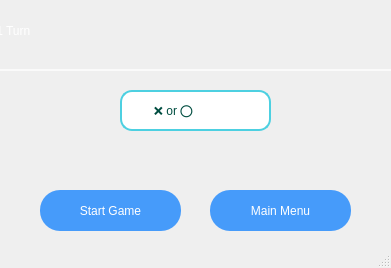
<?xml version="1.0" encoding="UTF-8"?>
<ui version="4.0">
 <class>Turnpage</class>
 <widget class="QMainWindow" name="Turnpage">
  <property name="geometry">
   <rect>
    <x>0</x>
    <y>0</y>
    <width>391</width>
    <height>268</height>
   </rect>
  </property>
  <property name="windowTitle">
   <string>MainWindow</string>
  </property>
  <property name="styleSheet">
   <string notr="true">QMainWindow {
    background: qlineargradient(
        spread: pad,
        x1: 0, y1: 0,
        x2: 1, y2: 1,
        stop: 0 rgba(0, 34, 133, 180),
        stop: 1 rgba(255, 255, 255, 80)
    );
}
</string>
  </property>
  <widget class="QWidget" name="centralwidget">
   <widget class="QGroupBox" name="groupBox_p">
    <property name="geometry">
     <rect>
      <x>10</x>
      <y>140</y>
      <width>201</width>
      <height>111</height>
     </rect>
    </property>
    <property name="styleSheet">
     <string notr="true">QGroupBox {
    border: none;
}
</string>
    </property>
    <property name="title">
     <string/>
    </property>
    <property name="flat">
     <bool>false</bool>
    </property>
    <property name="checkable">
     <bool>false</bool>
    </property>
    <property name="checked">
     <bool>false</bool>
    </property>
    <widget class="QPushButton" name="start_game">
     <property name="geometry">
      <rect>
       <x>30</x>
       <y>50</y>
       <width>141</width>
       <height>41</height>
      </rect>
     </property>
     <property name="styleSheet">
      <string notr="true">QPushButton {
    border: none;
    color: white;
    background-color: rgba(0, 120, 255, 180); /* أزرق شفاف */
    font: bold 11pt &quot;Arial&quot;;
    border-radius: 20px;
    padding: 8px;
}

QPushButton:hover {
    background-color: rgba(30, 144, 255, 220); /* أزرق أفتح عند المرور */
    font: bold 12pt &quot;Arial&quot;;
}

QPushButton:pressed {
    background-color: rgba(0, 80, 180, 255); /* أزرق داكن عند الضغط */
    font: bold 12pt &quot;Arial&quot;;
}

QPushButton:disabled {
    background-color: rgba(150, 150, 150, 100); /* رمادي فاتح شفاف */
    color: rgba(255, 255, 255, 180); /* أبيض باهت */
    font: bold 11pt &quot;Arial&quot;;
}
</string>
     </property>
     <property name="text">
      <string>Start Game</string>
     </property>
    </widget>
   </widget>
   <widget class="QPushButton" name="back_tomain_p">
    <property name="geometry">
     <rect>
      <x>210</x>
      <y>190</y>
      <width>141</width>
      <height>41</height>
     </rect>
    </property>
    <property name="styleSheet">
     <string notr="true">QPushButton {
    border: none;
    color: white;
    background-color: rgba(0, 120, 255, 180); /* أزرق شفاف */
    font: bold 11pt &quot;Arial&quot;;
    border-radius: 20px;
    padding: 8px;
}

QPushButton:hover {
    background-color: rgba(30, 144, 255, 220); /* أزرق أفتح عند المرور */
    font: bold 12pt &quot;Arial&quot;;
}

QPushButton:pressed {
    background-color: rgba(0, 80, 180, 255); /* أزرق داكن عند الضغط */
    font: bold 12pt &quot;Arial&quot;;
}
</string>
    </property>
    <property name="text">
     <string>Main Menu</string>
    </property>
   </widget>
   <widget class="QLabel" name="turn_label">
    <property name="geometry">
     <rect>
      <x>-60</x>
      <y>-10</y>
      <width>501</width>
      <height>81</height>
     </rect>
    </property>
    <property name="styleSheet">
     <string notr="true">QLabel {
    background-color: qlineargradient(
        x1: 0, y1: 0,
        x2: 1, y2: 1,
        stop: 0 rgba(30, 60, 114, 150),   /* Dark Blue with transparency */
        stop: 1 rgba(42, 82, 152, 150)    /* Medium Blue with transparency */
    );
    color: white;
    font: bold 20pt &quot;Segoe UI&quot;;
    padding: 14px;
    border-radius: 20px;
    border: 2px solid rgba(255, 255, 255, 180); /* Semi-transparent white border */
    qproperty-alignment: AlignCenter;
}

QLabel:hover {
    background-color: qlineargradient(
        x1: 1, y1: 0,
        x2: 0, y2: 1,
        stop: 0 rgba(58, 28, 113, 180),   /* Dark purple */
        stop: 1 rgba(215, 109, 119, 180)  /* Pink with transparency */
    );
    color: #FFEB3B;
    border: 2px solid #FFEB3B;
}
</string>
    </property>
    <property name="text">
     <string>Player 1 Turn</string>
    </property>
   </widget>
   <widget class="QComboBox" name="turn_box">
    <property name="enabled">
     <bool>true</bool>
    </property>
    <property name="geometry">
     <rect>
      <x>120</x>
      <y>90</y>
      <width>151</width>
      <height>41</height>
     </rect>
    </property>
    <property name="styleSheet">
     <string notr="true">QComboBox {
    background-color: qlineargradient(x1:0, y1:0, x2:0, y2:1,
                                      stop:0 #e0f7fa, stop:1 #b2ebf2); /* gradient blue */
    color: #004d40; /* deep teal text */
    border: 2px solid #4dd0e1;
    border-radius: 12px;
    padding: 8px 12px;
    font: bold 12pt &quot;Segoe UI&quot;;
    qproperty-alignment: AlignCenter; /* center text */
}

QComboBox:hover {
    background-color: #b2ebf2;
    border: 2px solid #00acc1;
}

QComboBox::drop-down {
    border: none;
    width: 25px;
    background: transparent;
}

QComboBox::down-arrow {
    image: url(:/icons/arrow_down_dark.png); 
    width: 14px;
    height: 14px;
}

QComboBox QAbstractItemView {
    background-color: #ffffff;
    color: #004d40;
    border: 1px solid #4dd0e1;
    selection-background-color: #b2dfdb;
    font: 11pt &quot;Segoe UI&quot;;
}
</string>
    </property>
    <property name="editable">
     <bool>false</bool>
    </property>
    <property name="currentText">
     <string/>
    </property>
    <property name="placeholderText">
     <string>      ❌ or ⭕</string>
    </property>
   </widget>
   <widget class="QGroupBox" name="groupBox_p_2">
    <property name="geometry">
     <rect>
      <x>0</x>
      <y>0</y>
      <width>201</width>
      <height>111</height>
     </rect>
    </property>
    <property name="styleSheet">
     <string notr="true">QGroupBox {
    border: none;
}
</string>
    </property>
    <property name="title">
     <string/>
    </property>
    <property name="flat">
     <bool>false</bool>
    </property>
    <property name="checkable">
     <bool>false</bool>
    </property>
    <property name="checked">
     <bool>false</bool>
    </property>
   </widget>
  </widget>
  <widget class="QMenuBar" name="menubar">
   <property name="geometry">
    <rect>
     <x>0</x>
     <y>0</y>
     <width>391</width>
     <height>25</height>
    </rect>
   </property>
  </widget>
  <widget class="QStatusBar" name="statusbar"/>
 </widget>
 <resources/>
 <connections/>
</ui>
